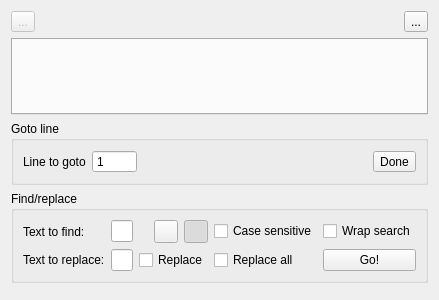
<?xml version="1.0" encoding="UTF-8"?>
<ui version="4.0">
 <class>SimplePythonEditor</class>
 <widget class="QWidget" name="SimplePythonEditor">
  <property name="enabled">
   <bool>true</bool>
  </property>
  <property name="geometry">
   <rect>
    <x>0</x>
    <y>0</y>
    <width>400</width>
    <height>300</height>
   </rect>
  </property>
  <property name="sizePolicy">
   <sizepolicy hsizetype="Expanding" vsizetype="Expanding">
    <horstretch>0</horstretch>
    <verstretch>0</verstretch>
   </sizepolicy>
  </property>
  <property name="windowTitle">
   <string>Form</string>
  </property>
  <layout class="QVBoxLayout" name="verticalLayout">
   <item>
    <layout class="QHBoxLayout" name="horizontalLayout">
     <item>
      <widget class="QToolButton" name="save_toolButton">
       <property name="enabled">
        <bool>false</bool>
       </property>
       <property name="toolTip">
        <string>&lt;html&gt;&lt;head/&gt;&lt;body&gt;&lt;p&gt;Save this labscript file to disk&lt;/p&gt;&lt;/body&gt;&lt;/html&gt;</string>
       </property>
       <property name="text">
        <string>...</string>
       </property>
       <property name="icon">
        <iconset resource="../../Anaconda/Lib/site-packages/qtutils/icons/icons.qrc">
         <normaloff>:/qtutils/fugue/document--pencil.png</normaloff>:/qtutils/fugue/document--pencil.png</iconset>
       </property>
      </widget>
     </item>
     <item>
      <spacer name="horizontalSpacer">
       <property name="orientation">
        <enum>Qt::Horizontal</enum>
       </property>
       <property name="sizeHint" stdset="0">
        <size>
         <width>379</width>
         <height>20</height>
        </size>
       </property>
      </spacer>
     </item>
     <item>
      <widget class="QToolButton" name="sendFilename_toolButton">
       <property name="toolTip">
        <string>Make current filename aviable to enclosing program</string>
       </property>
       <property name="text">
        <string>...</string>
       </property>
       <property name="icon">
        <iconset resource="../../Anaconda/Lib/site-packages/qtutils/icons/icons.qrc">
         <normaloff>:/qtutils/fugue/notebook--arrow.png</normaloff>:/qtutils/fugue/notebook--arrow.png</iconset>
       </property>
      </widget>
     </item>
    </layout>
   </item>
   <item>
    <widget class="QTabWidget" name="editor_tabWidget">
     <property name="tabShape">
      <enum>QTabWidget::Rounded</enum>
     </property>
     <property name="usesScrollButtons">
      <bool>true</bool>
     </property>
     <property name="tabsClosable">
      <bool>true</bool>
     </property>
    </widget>
   </item>
   <item>
    <widget class="QGroupBox" name="goto_line_groupBox">
     <property name="title">
      <string>Goto line</string>
     </property>
     <layout class="QVBoxLayout" name="verticalLayout_2">
      <item>
       <layout class="QHBoxLayout" name="goto_line_Layout">
        <property name="leftMargin">
         <number>0</number>
        </property>
        <property name="topMargin">
         <number>0</number>
        </property>
        <property name="rightMargin">
         <number>0</number>
        </property>
        <property name="bottomMargin">
         <number>0</number>
        </property>
        <item>
         <widget class="QLabel" name="label">
          <property name="text">
           <string>Line to goto</string>
          </property>
         </widget>
        </item>
        <item>
         <widget class="QSpinBox" name="goto_line_spinBox">
          <property name="frame">
           <bool>true</bool>
          </property>
          <property name="buttonSymbols">
           <enum>QAbstractSpinBox::NoButtons</enum>
          </property>
          <property name="keyboardTracking">
           <bool>true</bool>
          </property>
          <property name="minimum">
           <number>1</number>
          </property>
          <property name="maximum">
           <number>99999</number>
          </property>
          <property name="singleStep">
           <number>1</number>
          </property>
          <property name="value">
           <number>1</number>
          </property>
         </widget>
        </item>
        <item>
         <spacer name="horizontalSpacer_2">
          <property name="orientation">
           <enum>Qt::Horizontal</enum>
          </property>
          <property name="sizeHint" stdset="0">
           <size>
            <width>40</width>
            <height>20</height>
           </size>
          </property>
         </spacer>
        </item>
        <item>
         <widget class="QToolButton" name="goto_line_done_toolButton">
          <property name="text">
           <string>Done</string>
          </property>
          <property name="toolButtonStyle">
           <enum>Qt::ToolButtonTextBesideIcon</enum>
          </property>
          <property name="autoRaise">
           <bool>false</bool>
          </property>
         </widget>
        </item>
       </layout>
      </item>
     </layout>
    </widget>
   </item>
   <item>
    <widget class="QGroupBox" name="find_replace_groupBox">
     <property name="title">
      <string>Find/replace</string>
     </property>
     <layout class="QGridLayout" name="gridLayout_2">
      <item row="1" column="0">
       <widget class="QLabel" name="label_3">
        <property name="text">
         <string>Text to replace:</string>
        </property>
       </widget>
      </item>
      <item row="1" column="6">
       <widget class="QCheckBox" name="replace_all_checkBox">
        <property name="text">
         <string>Replace all</string>
        </property>
       </widget>
      </item>
      <item row="1" column="2">
       <widget class="QLineEdit" name="replace_text_lineEdit"/>
      </item>
      <item row="0" column="2">
       <widget class="QLineEdit" name="find_text_lineEdit"/>
      </item>
      <item row="1" column="3" colspan="3">
       <widget class="QCheckBox" name="replace_checkBox">
        <property name="text">
         <string>Replace</string>
        </property>
       </widget>
      </item>
      <item row="0" column="0">
       <widget class="QLabel" name="label_2">
        <property name="text">
         <string>Text to find:</string>
        </property>
       </widget>
      </item>
      <item row="1" column="7">
       <widget class="QPushButton" name="do_search_pushButton">
        <property name="text">
         <string>Go!</string>
        </property>
       </widget>
      </item>
      <item row="0" column="6">
       <widget class="QCheckBox" name="case_sensitive_checkBox">
        <property name="text">
         <string>Case sensitive</string>
        </property>
       </widget>
      </item>
      <item row="0" column="7">
       <widget class="QCheckBox" name="wrap_search_checkBox">
        <property name="text">
         <string>Wrap search</string>
        </property>
       </widget>
      </item>
      <item row="0" column="5">
       <widget class="QToolButton" name="search_forward_toolButton">
        <property name="text">
         <string/>
        </property>
        <property name="icon">
         <iconset resource="../../Anaconda/Lib/site-packages/qtutils/icons/icons.qrc">
          <normaloff>:/qtutils/fugue/arrow-skip.png</normaloff>:/qtutils/fugue/arrow-skip.png</iconset>
        </property>
        <property name="checkable">
         <bool>true</bool>
        </property>
        <property name="checked">
         <bool>true</bool>
        </property>
        <attribute name="buttonGroup">
         <string notr="true">find_replace_buttonGroup</string>
        </attribute>
       </widget>
      </item>
      <item row="0" column="4">
       <widget class="QToolButton" name="search_backwards_toolButton">
        <property name="text">
         <string/>
        </property>
        <property name="icon">
         <iconset resource="../../Anaconda/Lib/site-packages/qtutils/icons/icons.qrc">
          <normaloff>:/qtutils/fugue/arrow-skip-180.png</normaloff>:/qtutils/fugue/arrow-skip-180.png</iconset>
        </property>
        <property name="checkable">
         <bool>true</bool>
        </property>
        <attribute name="buttonGroup">
         <string notr="true">find_replace_buttonGroup</string>
        </attribute>
       </widget>
      </item>
     </layout>
    </widget>
   </item>
   <item>
    <widget class="QDialogButtonBox" name="buttonBox">
     <property name="standardButtons">
      <set>QDialogButtonBox::NoButton</set>
     </property>
    </widget>
   </item>
  </layout>
 </widget>
 <resources>
  <include location="../../Anaconda/Lib/site-packages/qtutils/icons/icons.qrc"/>
 </resources>
 <connections/>
 <buttongroups>
  <buttongroup name="find_replace_buttonGroup"/>
 </buttongroups>
</ui>
